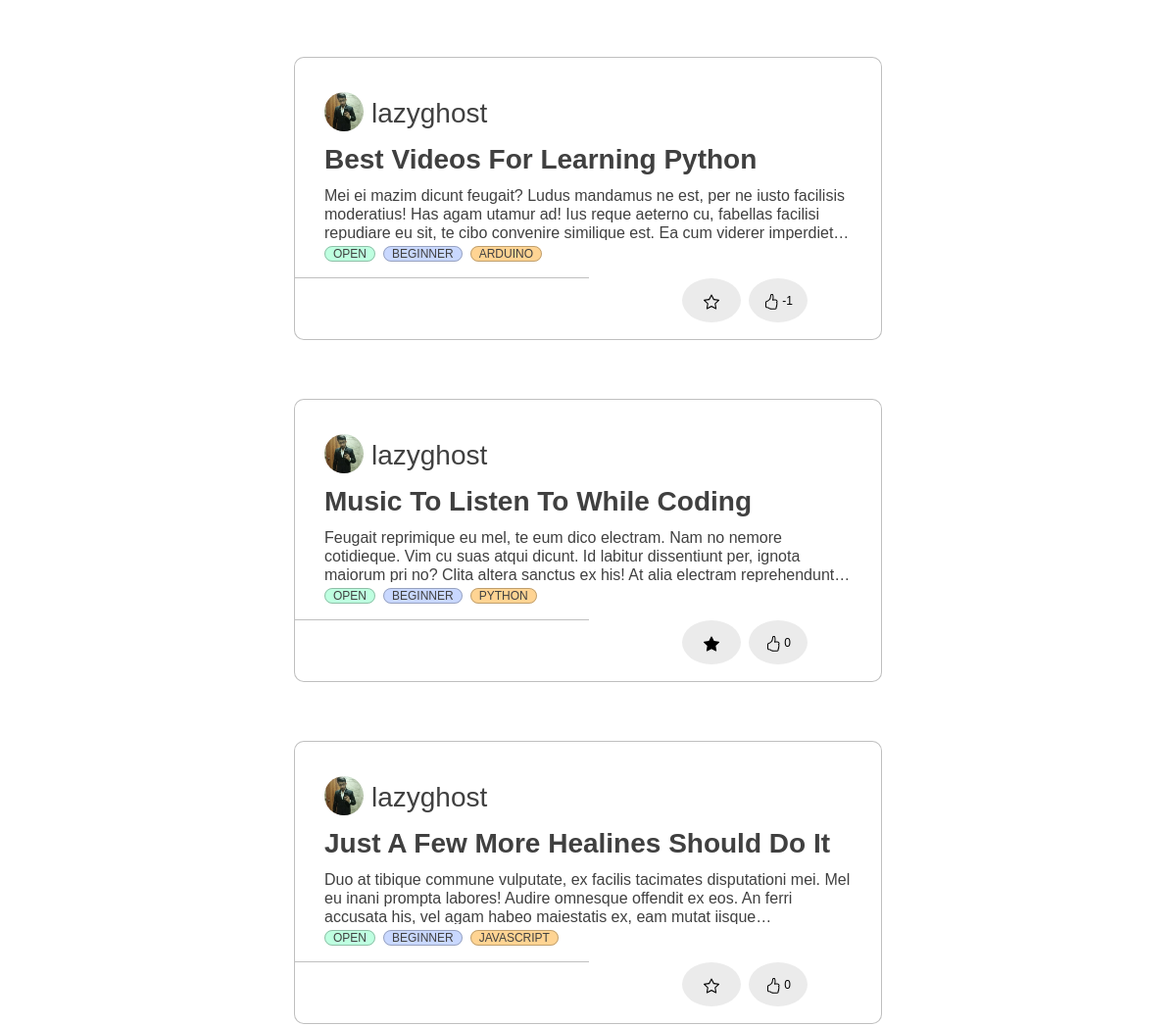
The page /profile/projects/view/?view=floated (signed in, middle part) on the database as committed earlier.
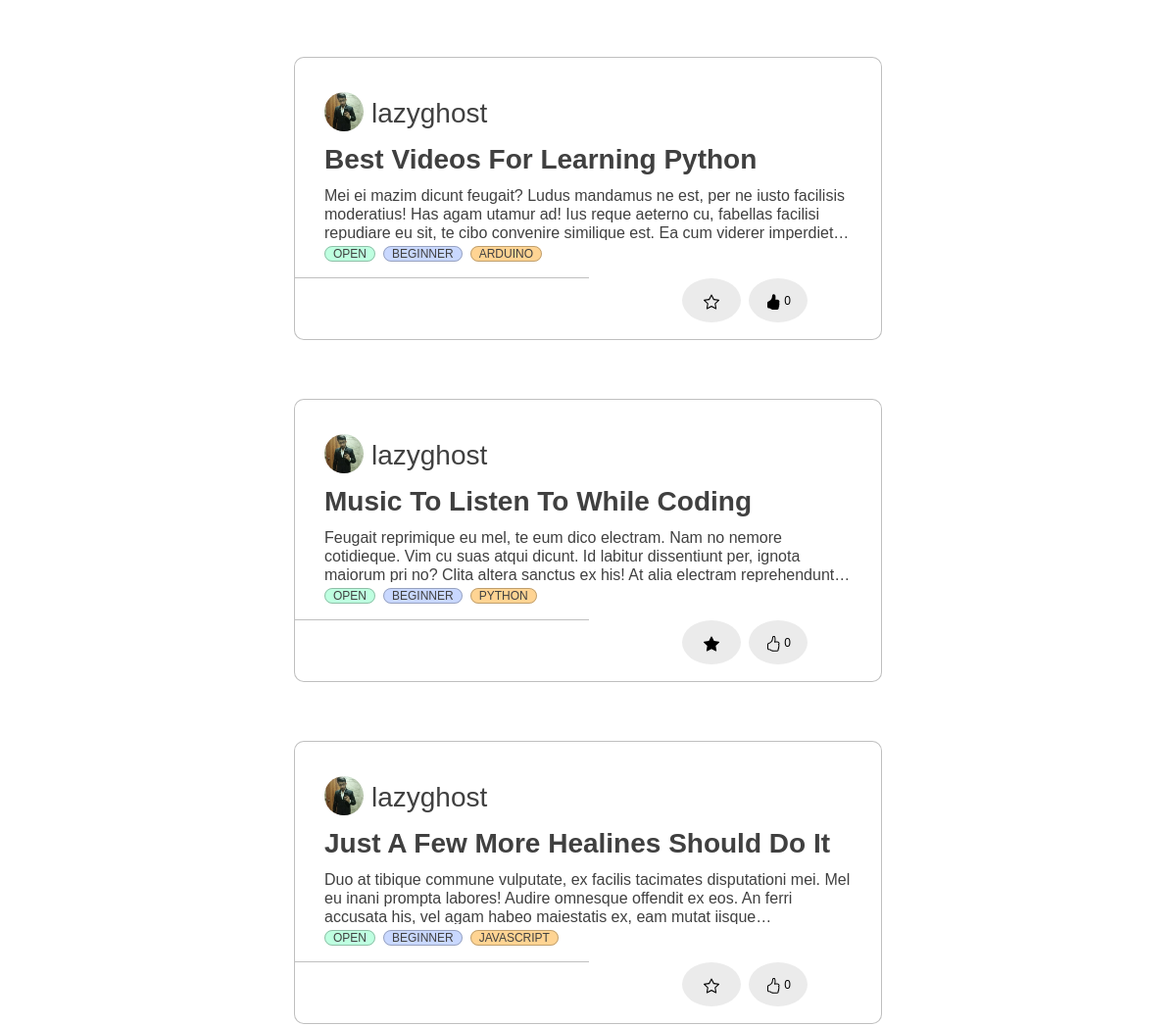
The same page on the database as committed later.
### home/models.py (models this page shows, shortened)
class Project(models.Model):
    Title = models.CharField(max_length=30)
    Description = models.TextField()
    FloatedBy = models.ForeignKey(User, on_delete=models.CASCADE,related_name="FloatedBy")
    Mentors = models.ManyToManyField(User,related_name='Mentors')
    Status = models.CharField(max_length=10, choices=STATUS_CHOICES, default='Open')
    OpenedFor = models.CharField(max_length=300)
    Difficulty = models.CharField(max_length=15, choices=DIFFICULTY_CHOICES, default='Beginner')
    PreRequisite = models.TextField()
    Tags = models.ManyToManyField(Tag, related_name='Tags')
    Duration = models.CharField(max_length=30)
    DatePosted = models.DateTimeField(default = timezone.now)
    SelectionCriteria = models.TextField()
    MailNotification = models.CharField(max_length=5, choices=NOTIFICATION_CHOICES,default='On')
    ApplyRequest = models.ManyToManyField(User, related_name='ApplyRequest', blank = True)
    AlreadyApplied = models.ManyToManyField(User, related_name='AlreadyApplied', blank = True)
    Likes = models.IntegerField(default=0)

### users/models.py (models this page shows, shortened)
class Profile(models.Model):
    user = models.OneToOneField(User, on_delete=models.CASCADE)
    image = models.ImageField(default = 'default.jpg', upload_to='profile_pics', blank=True)
    rollno = models.CharField(max_length=10)
    year = models.CharField(max_length=30, choices = YEAR_CHOICES)
    branch = models.CharField(max_length=30, choices = BRANCH_CHOICES)
    techskills = models.TextField()
    starred_projects = models.ManyToManyField(Project, related_name='starred_projects', blank = True)
    liked_projects = models.ManyToManyField(Project, related_name='liked_projects', blank = True)
    cv = models.FileField(blank = True, upload_to='resumes')

### users/views.py (the view)
# urls.py: path('projects/view/', views.projects_view, name = 'projects-view'),
@login_required
def projects_view(request):
    view = request.GET.get('view')
    all_projects = Project.objects.all()
    if view == "applied":
        req_projects = all_projects.filter(AlreadyApplied = request.user)
        title = 'Projects Applied'
        heading = "Projects Applied For:"
    elif view == "requested":
        req_projects = all_projects.filter(ApplyRequest = request.user)
        title = 'Projects Requested'
        heading = "Projects Requested:"
    elif view == "floated":
        req_projects = all_projects.filter(FloatedBy = request.user)
        title = 'Projects Floated'
        heading = "Projects Floated:"
    else:
        req_projects = request.user.profile.starred_projects.all()
        title = 'Projects Starred'
        heading = "Projects Starred:"
    req_projects = req_projects.order_by('-DatePosted')
    projects = get_filtered_projects(request, req_projects)
    projects = get_paginated_projects(request, projects)
    projects_id = get_projects_id(request)
    common_tags = get_most_common_tags(5)
    context = {
        'title': title,
        'users':User.objects.all(),
        'tags': Tag.objects.all(),
        'users_html':serialize("json", User.objects.all()),
        'tags_html':serialize("json", Tag.objects.all()),
        'projects': projects,
        'projects_id': projects_id,
        'notifications': Notification.objects.filter(user = request.user).order_by('-time'),
        'common_tags':common_tags,
        'heading': heading
    }
    return render(request, 'users/projects_view.html', context)

### functions.py (called while the page is built)
def get_filtered_projects(request, all_projects):
    myFilter = ProjectFilter(request.GET,queryset=all_projects)
    filtered_projects= myFilter.qs
    return filtered_projects

def get_most_common_tags(size):
    projects = Project.objects.all()
    tags = []
    for project in projects:
        project_tags = project.Tags.all()
        for project_tag in project_tags:
            tags.append(project_tag)
    return [x for x in Counter(tags)][:size]

def get_paginated_projects(request, projects):
    page = request.GET.get('page', 1)
    paginator = Paginator(projects, 6)
    try:
        paginated_projects = paginator.page(page)
    except PageNotAnInteger:
        paginated_projects = paginator.page(1)
    except EmptyPage:
        paginated_projects = paginator.page(paginator.num_pages)
    return paginated_projects

### home/models.py (called while the page is built)
    def __str__(self):
        return f"{self.Title}"

### users/templates/users/projects_view.html (shortened to what this page needs)
{% extends 'home/main.html' %}
{% load crispy_forms_tags %}

### home/templates/home/main.html (shortened to what the changed rows need)
{% extends 'home/base.html' %}
{% load static %}
{% load crispy_forms_tags %}
{% block customStylesheets %}
<link rel="stylesheet" type="text/css" href="{% static 'home/main.css' %}">
{% endblock customStylesheets %}
{% block content %}
{% block mainContentBlock %}
<div class="project_cards">
    <br>
    {% block filterBlock %}
        <br>
    {% endblock filterBlock %}
    {% block allProjectsBlock %}
    <div class="justify-content-center" style="display: flex; flex-wrap: wrap;" id="all-projects">
        {% for project in projects %}
            <div id="projectNumber{{ project.id }}">
                <div class = "blog-container" style="flex: 1 0 45%; margin: 30px; width: 600px; height: 289px; max-width: 600px;">
                    <div class="blog-header" style="display: flex; flex-wrap: wrap;">
                        <div class="blog-author--no-cover" style="background:url('{{project.FloatedBy.profile.image.url}}');background-size: cover; border-radius: 50%; display: inline-block;height: 40px;margin-right: 0.5rem;background-position: center;top: 8px;width: 40px; top: 27px; left: 28px; margin-top: 5px; ">
                        </div>
                        <span style="flex: 1 0 45%; ">
                            <h3 style="margin-top: 10px; color:#858796;"><a href="{% url 'profile' project.FloatedBy.id %}">{{project.FloatedBy}}</a></h3>
                        </span>
                    </div>
                    <div class="blog-body">
                        <div class="blog-title demo-a">
                            <h1><a href="/project/?project_id={{project.id}}">{{ project.Title }}</a></h1>
                        </div>
                        <div class="blog-summary demo-2">
                            <p>{{project.Description}}</p>
                        </div>
                        <div class="blog-tags">
                            <ul>
                                <li><a href="/?Status={{project.Status}}">{{project.Status}}</a></li>
                                <li><a href="/?Difficulty={{project.Difficulty}}">{{project.Difficulty}}</a></li>
                                {% for tag in project.Tags.all %}
                                    {% if forloop.counter <= 4 %}
                                        <li>
                                            <a href="/?Tags={{tag.id}}">{{ tag }}</a>
                                        </li>
                                    {% endif %}
                                {% endfor %}
                            </ul>
                        </div>
                    </div>
                    <hr style="width: 300px; border-top: 1px solid rgba(0, 0, 0, 0.25); margin-left: 0px; margin-bottom: 0px;">
                    <div class="blog-footer">
                        <ul>
                            <li>
                                {% if project.id not in projects_id.4 %}
                                    <button class="btn btn-primary btn-user btn-block task" style="margin-left: 430px; width: 60px;" task = "Star" project_id={{project.id}} page_number={{projects.number}}>
                                    </button>
                                {% endif %}
                            </li>
                            <li>
                                {% if project.id not in projects_id.1 %}
                                    <button class="btn btn-primary btn-user btn-block task" style="margin-right: 75px; width: 60px;" task = "Like" project_id={{project.id}} page_number={{projects.number}}>
                                    {{project.Likes}}
                                    </button>
                                {% else %}
                                    <button class="btn btn-primary btn-user btn-block task" style="margin-right: 75px; width: 60px;" task = "Unlike" project_id={{project.id}} page_number={{projects.number}}>
                                    {{project.Likes}}
                                    </button>
                                {% endif %}
                            </li>
                        </ul>
                    </div>
                </div>
            </div>
        {% endfor %}
    </div>
    {% endblock allProjectsBlock %}
    {% endblock mainContentBlock %}
    {% endblock content %}

Rows that differ between the two databases and show on the page:
changed Project "Best Videos For Learning Python": Likes "-1" → "0"
